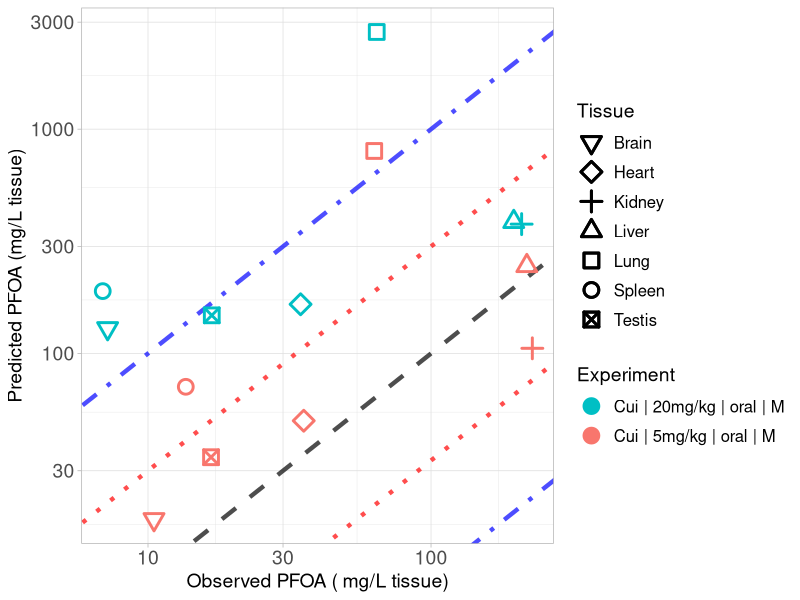

Recreate this plot in R.
library(ggplot2)

#setwd("C:/Users/ptsir/Documents/GitHub/PFAS_PBK_models/PFOA inhalation Rat/Validation/Validation_results")
setwd("C:/Users/Ioannis/Documents/GitHub/PFAS_PBK_models/PFOA inhalation Rat/Validation/full_params_PT_excreta_not_restricted")

# Load Results 
Cui_results <- read.csv("Cui_2008_results.csv", header = T)
Cui_low <- Cui_results[Cui_results$Dose == 5, ]
Cui_low$Experiment <- "Cui | 5mg/kg | oral | M"
Cui_high <- Cui_results[Cui_results$Dose == 20, ]
Cui_high$Experiment <- "Cui | 20mg/kg | oral | M"
# 
Tissue_markers <-  c(0:10,14)
names(Tissue_markers) <- c( "Lung",   "Spleen",  "Liver",   "Kidney", "Plasma", "Heart",
                            "Brain","Testis", "Stomach", "Intestines", "Carcass")

Experiment <- scales::hue_pal()(2)

names(Experiment) <- unique(c(Cui_low$Experiment, Cui_high$Experiment))



scatter_plot <- ggplot()+
  geom_abline(intercept = log10(1), slope = 1, linetype = "dashed", color = "black", linewidth = 1.5, alpha = 0.7) +  # Identity line in log10 scale
  geom_abline(intercept = log10(3), slope = 1, linetype = "dotted", color = "red", linewidth = 1.5, alpha = 0.7) +  # +3-fold error line
  geom_abline(intercept = log10(1/3), slope = 1, linetype = "dotted", color = "red", linewidth = 1.5, alpha = 0.7) +  # -3-fold error line
  geom_abline(intercept = log10(10), slope = 1, linetype = "dotdash", color = "blue", linewidth = 1.5, alpha = 0.7) +  # +10-fold error line
  geom_abline(intercept = log10(1/10), slope = 1, linetype = "dotdash", color = "blue", linewidth = 1.5, alpha = 0.7) +  # -10-fold error line
  geom_point(data = Cui_low, aes(x=Observed, y=Predicted, color = Experiment, shape = Tissue), size=4, stroke = 1.5)+
  geom_point(data = Cui_high, aes(x=Observed, y=Predicted, color = Experiment, shape = Tissue), size=4, stroke = 1.5)+
  scale_y_log10()+
  scale_x_log10()+
  scale_color_manual(values = Experiment)+
  theme(legend.spacing.y = unit(1, 'cm')) +
  guides(fill = guide_legend(byrow = TRUE))+
  scale_shape_manual(values = Tissue_markers)+
  theme_light()+
  labs(y = "Predicted PFOA (mg/L tissue)",
       x = "Observed PFOA ( mg/L tissue)")+
  theme(plot.title = element_text(hjust = 0.5),
        legend.key.size = unit(0.75, 'cm'),  
        legend.title = element_text(size=14),
        legend.text = element_text(size=12,  hjust = 0),
        axis.text = element_text(size = 14),
        axis.title = element_text(size = 14),
        )

#print(scatter_plot)

ggsave("validation_plot_PFOA_tissues.png", scatter_plot, width = 11, height = 7, units = "in", dpi = 300)


